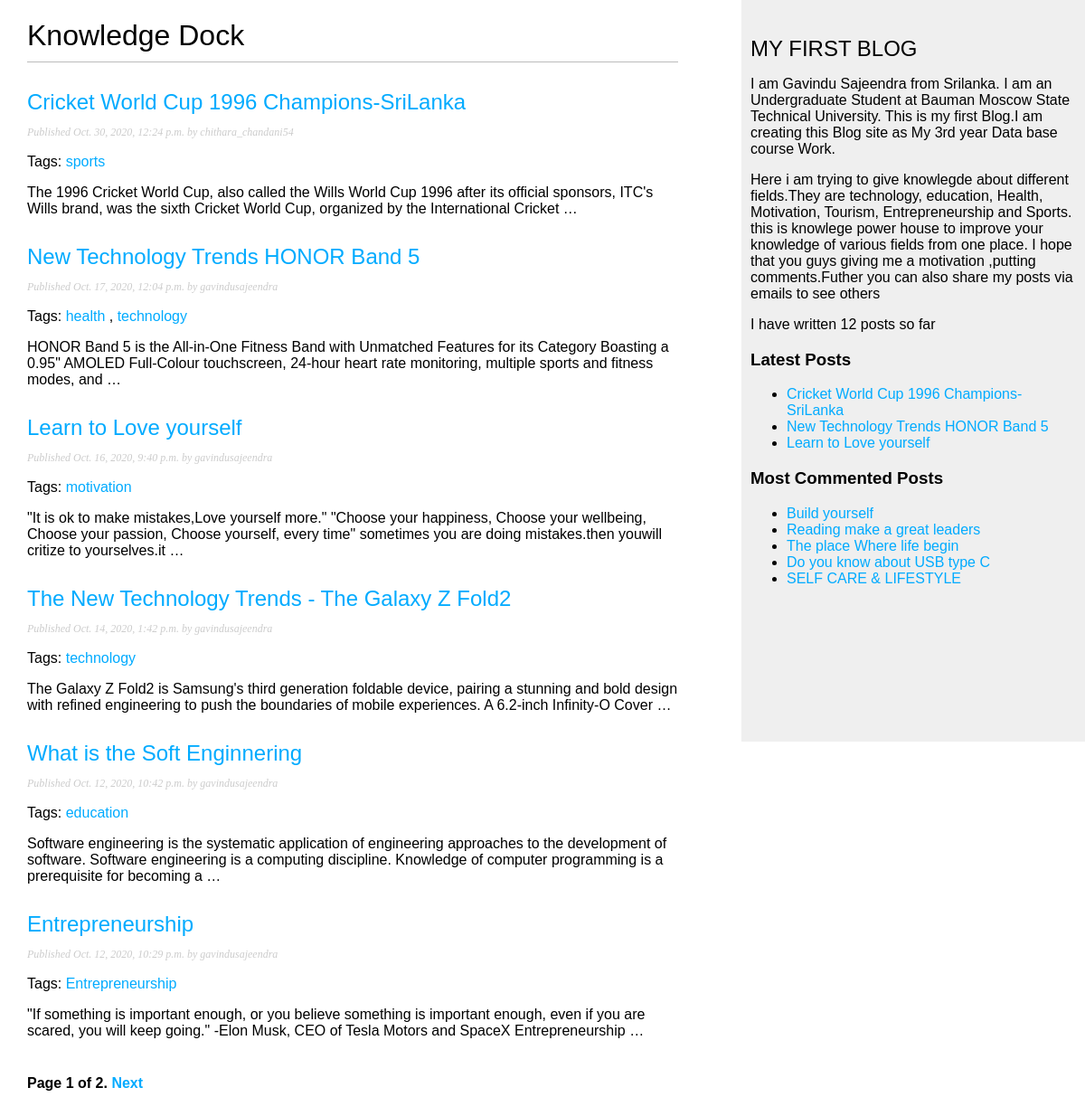
Screenshot of /blog/ with the database file from the repository.
### gavindublog/blog/models.py (models this page shows, shortened)
class Post(models.Model):
    STATUS_CHOICES = (('daft','Draft'),('published','Published'),
                      )
    title = models.CharField(max_length=250)
    slug = models.SlugField(max_length=250, unique_for_date='publish')
    author = models.ForeignKey(User,on_delete=models.CASCADE,related_name='blog_posts')
    body = models.TextField()
    publish = models.DateTimeField(default=timezone.now)
    created = models.DateTimeField(auto_now_add=True)
    updated = models.DateTimeField(auto_now=True)
    status = models.CharField(max_length=10,choices=STATUS_CHOICES,default='draft')
    objects = models.Manager() #default manager
    published =PublishedManager()#custom manager
    tags = TaggableManager()
    def get_absolute_url(self):
        return reverse('blog:post_detail',
            args= [self.publish.year,
                   self.publish.month,
                   self.publish.day,
                   self.slug])
    class Meta:
        ordering = ('-publish',)

### gavindublog/blog/views.py (the view)
# urls.py: path('',views.post_list,name='post_list'),
def post_list(request,tag_slug=None):
    object_list = Post.published.all()
    tag = None
    if tag_slug:
        tag = get_object_or_404(Tag,slug=tag_slug)
        object_list = object_list.filter(tags__in=[tag]) #given tag includes many to many relations
    paginator = Paginator(object_list,6) #6 posts in the single page
    page = request.GET.get('page')
    try:
        posts = paginator.page(page)
    except PageNotAnInteger:
        posts = paginator.page(1)
    except EmptyPage:
        posts = paginator.page(paginator.num_pages)
    return render(request,'blog/post/list.html',{'page':page,'posts':posts,'tag':tag}) #pushing the query set

### gavindublog/blog/models.py (called while the page is built)
    def get_queryset(self):
        return super(PublishedManager,self).get_queryset().filter(status='published')

### gavindublog/blog/templatetags/blog_tags.py (called while the page is built)
@register.simple_tag
def total_posts():
    return Post.published.count()

@register.simple_tag
def get_most_commented_posts(count=5):
    return Post.published.annotate(
        total_comments=Count('comments')
    ).order_by('-total_comments')[:count]

@register.inclusion_tag('blog/post/latest_posts.html')
def show_latest_posts(count=5):
    latest_posts = Post.published.order_by('-publish')[:count]
    return {'latest_posts':latest_posts}

### gavindublog/blog/templates/blog/post/list.html (shortened to what this page needs)
{% extends "blog/base.html" %}
{% block content %}
  <h1> Knowledge Dock </h1>
{% for post in posts %}
<h2>
    <a href="{{ post.get_absolute_url }}">
        {{ post.title}}
    </a>
</h2>
<p class="date">
    Published {{post.publish}} by {{ post.author}}
</p>
<p class"tags">
    Tags:
    {% for tag in post.tags.all %}
    <a href="{% url "blog:post_list_by_tag" tag.slug %}">
    {{ tag.name }}
    </a>
    {% if not forloop.last %}, {% endif %}
    {% endfor %}
</p>
{{ post.body| truncatewords:30|linebreaks  }}
{% endfor %}
{% include "pagination.html" with page=posts %}
{% endblock %}

### gavindublog/blog/templates/blog/base.html (shortened to what this page needs)
{% load blog_tags %}
{% load static %}
<html>
<head>
    <link href="{% static "css/blog.css" %}" rel = "stylesheet">
</head>
<body>
    <div id="content">
        {% block content %}
        {% endblock %}
    </div>
    <div id="sidebar">
        <h2> MY FIRST BLOG </h2>
        <p>
            I am Gavindu Sajeendra from Srilanka.
            I am an Undergraduate Student at Bauman Moscow State Technical University.
            This is my first Blog.I am creating this Blog site as My 3rd year Data base course Work.
        </p>
        <p>
            Here i am trying to give knowlegde about different fields.They are technology, education, Health, Motivation, Tourism, Entrepreneurship and Sports.
            this is knowlege power house to improve your knowledge of various fields from one place. I hope that you guys giving me a motivation ,putting comments.Futher you can also share my posts via emails to see others
        </p>
        <p> I have written {% total_posts %} posts so far  </p>
        <h3> Latest Posts </h3>
        {% show_latest_posts 3  %}
        <h3> Most Commented Posts </h3>
        {% get_most_commented_posts as  most_commented_posts %}
        <ul>
              {% for post in most_commented_posts %}
            <li>
                <a href="{{ post.get_absolute_url }}">{{ post.title }}</a>
            </li>
            {% endfor %}
        </ul>
    </div>
</body>
</html>

### gavindublog/blog/templates/pagination.html (shortened to what this page needs)
<div class="pagination">
    <span class="step-links">
    <span class="current">
        Page {{ page.number }} of {{ page.paginator.num_pages }}.
    </span>
        {% if page.has_next %}
        <a href="?page={{ page.next_page_number }}">Next</a>
        {% endif %}
    </span>
</div>

### gavindublog/blog/templates/blog/post/latest_posts.html
<ul>
    {% for post in latest_posts %}
    <li>
        <a href = "{{ post.get_absolute_url }}">{{ post.title }}</a>
    </li>
    {% endfor %}
</ul>

### gavindublog/blog/static/css/blog.css (style rules this page uses)
body { margin:0; padding:0; font-family:helvetica, sans-serif; }
a { color:#00abff; text-decoration:none; }
h1 { font-weight:normal; border-bottom:1px solid #bbb; padding:0 0 10px 0; }
h2 { font-weight:normal; margin:30px 0 0; }
#content { float:left; width:60%; padding:0 0 0 30px; }
#sidebar { float:right; width:30%; padding:10px; background:#efefef; height:100%; }
p.date { color:#ccc; font-family: georgia, serif; font-size: 12px; font-style: italic; }
.pagination { margin:40px 0; font-weight:bold; }

### rows the page displays
Post: title "Cricket World Cup 1996 Champions-SriLanka", publish "Oct. 30, 2020, 12:24 p.m.", author "chithara_chandani54", body "The 1996 Cricket World Cup, also called the Wills World Cup 1996 after its official sponsors, ITC's Wills brand, was the sixth Cricket World Cup, organized by the International Cricket …"
Tag: name "sports"
Post: title "New Technology Trends HONOR Band 5", publish "Oct. 17, 2020, 12:04 p.m.", author "gavindusajeendra", body "HONOR Band 5 is the All-in-One Fitness Band with Unmatched Features for its Category Boasting a 0.95\" AMOLED Full-Colour touchscreen, 24-hour heart rate monitoring, multiple sports and fitness modes, and …"
Tag: name "health"
Tag: name "technology"
Post: title "Learn to Love yourself", publish "Oct. 16, 2020, 9:40 p.m.", author "gavindusajeendra", body "\"It is ok to make mistakes,Love yourself more.\" \"Choose your happiness, Choose your wellbeing, Choose your passion, Choose yourself, every time\" sometimes you are doing mistakes.then youwill critize to yourselves.it …"
Tag: name "motivation"
Post: title "The New Technology Trends - The Galaxy Z Fold2", publish "Oct. 14, 2020, 1:42 p.m.", author "gavindusajeendra", body "The Galaxy Z Fold2 is Samsung's third generation foldable device, pairing a stunning and bold design with refined engineering to push the boundaries of mobile experiences. A 6.2-inch Infinity-O Cover …"
Post: title "What is the Soft Enginnering", publish "Oct. 12, 2020, 10:42 p.m.", author "gavindusajeendra", body "Software engineering is the systematic application of engineering approaches to the development of software. Software engineering is a computing discipline. Knowledge of computer programming is a prerequisite for becoming a …"
Tag: name "education"
Post: title "Entrepreneurship", publish "Oct. 12, 2020, 10:29 p.m.", author "gavindusajeendra", body "\"If something is important enough, or you believe something is important enough, even if you are scared, you will keep going.\" -Elon Musk, CEO of Tesla Motors and SpaceX Entrepreneurship …"
Tag: name "Entrepreneurship"
Post: title "Build yourself"
Post: title "Reading make a great leaders"
Post: title "The place Where life begin"
Post: title "Do you know about USB type C"
Post: title "SELF CARE & LIFESTYLE"

### other values shown
{{ page.number }} "1"
{{ page.paginator.num_pages }} "2"
